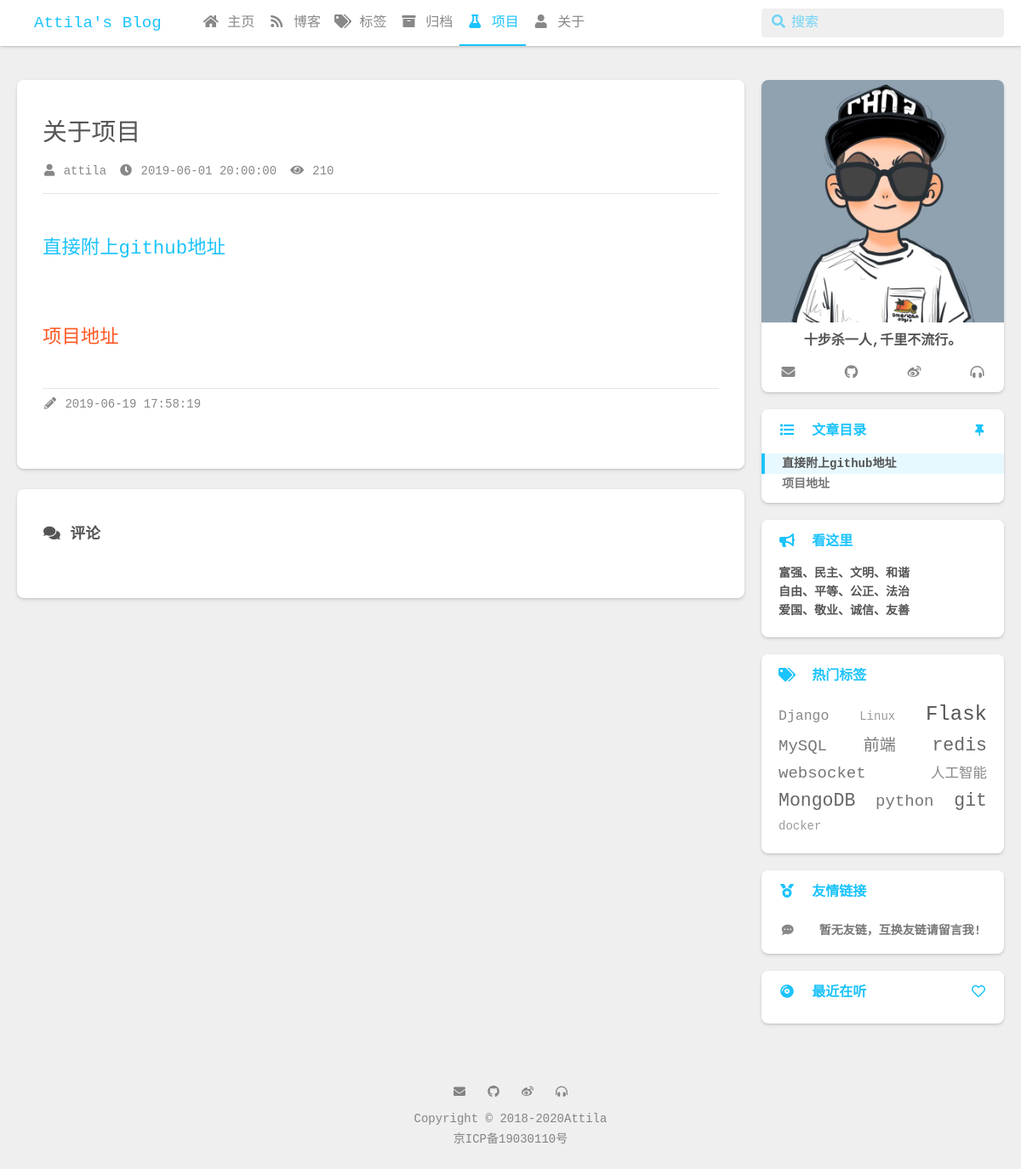
Page /blog/project/ on the committed database.
### blog/models.py (models this page shows, shortened)
class Post(models.Model):
    title = models.CharField(max_length=100, verbose_name=u'标题')
    body = MDTextField(verbose_name=u'正文')
    created_time = models.DateTimeField(verbose_name=u'创建时间')
    modified_time = models.DateTimeField(auto_now=True, verbose_name=u'更新时间')
    tags = models.ManyToManyField(Tag, blank=True, verbose_name=u'标签')
    author = models.ForeignKey(User, on_delete=models.CASCADE, verbose_name=u'作者')
    views = models.PositiveIntegerField(default=0, verbose_name=u'阅读数')
    is_top = models.BooleanField(default=False, verbose_name=u'顶置文章')
    is_show = models.BooleanField(default=True, verbose_name=u'发布状态')
    post_type = models.CharField(max_length=20,
                                 choices=(('post', u'博客文章'),
                                          ('about', u'关于页面'),
                                          ('project', u'我的项目'),
                                          ),
                                 default='post',
                                 verbose_name=u'类型'
                                 )
    def increase_views(self):
        self.views += 1
        self.save(update_fields=['views'])
    class Meta:
        ordering = ['-is_top', '-created_time']
        verbose_name = u'博客文章'
        verbose_name_plural = u'博客文章'

class Tag(models.Model):
    name = models.CharField(max_length=100, unique=True, verbose_name=u'标签')
    class Meta:
        verbose_name = u'标签'
        verbose_name_plural = u'标签'

### blog/views.py (the view)
# urls.py: path('project/', BlogViews.Project, name='Project'),
def Project(request):
    post = Post.objects.filter(post_type='project').first()
    if post:
        md = MD()
        post.body = md.convert(post.body)
        post.toc = md.toc
        post.increase_views() # 调用 increase_views 方法，统计访问量
        return render(request, 'blog/project.html', context={'post': post})
    else:
        return page_not_found(request)

### blog/templatetags/blog_tags.py (called while the page is built)
@register.simple_tag
def get_tags():
    tags_style = [
        "font-size:19px;color:#777",
        "font-size:14px;color:#999",
        "font-size:16.5px;color:#888",
        "font-size:24px;color:#555",
        "font-size:21.5px;color:#666"
    ]
    tags = Tag.objects.filter(post__is_show=True).annotate(num_posts=Count('post')).filter(num_posts__gt=0).order_by('-num_posts')[:20]
    return {'tags_style':tags_style, 'tags':tags}

@register.simple_tag
def get_links():
    return Links.objects.filter(is_show=True)

@register.simple_tag
def get_site_configs():
    return SITE_CONFIGS

### blog/views.py (called while the page is built)
def MD():
    return markdown.Markdown(extensions=[
        'markdown.extensions.extra',
        'markdown.extensions.codehilite',
        TocExtension(slugify=slugify),
    ])

### templates/blog/project.html (shortened to what this page needs)
{% extends 'blog/base.html' %}
{% load static %}
{% load blog_tags %}
{% get_site_configs as SITE_CONFIGS %}
{% block l_main %}
<div class="l_main">
    <article id="post" class="post white-box article-type-post" itemscope="" itemprop="blogPost">
        <section class="meta">
            <div class="meta" id="header-meta">
                <h1 class="title">{{ post.title }}</h1>
                <div class="new-meta-box">
                    <div class="new-meta-item author"><a href="/blog"><i class="fas fa-user" aria-hidden="true"></i> {{ post.author }}</a></div>
                    <div class="new-meta-item date"><a class="notlink"><i class="fas fa-clock" aria-hidden="true"></i> {{ post.created_time | date:'Y-m-d H:i:s' }}</a></div>
                    <div class="new-meta-item browse busuanzi"><a class="notlink"><i class="fas fa-eye" aria-hidden="true"></i> <span id="busuanzi_value_page_pv">{{ post.views }}</span></a></div>
                </div>
                <hr>
            </div>
        </section>
        <section class="article typo">
            <div class="article-entry" itemprop="articleBody">{{ post.body | safe }}</div>
            <section class="meta" id="footer-meta">
                <hr>
                <div class="new-meta-box">
                    <div class="new-meta-item date" itemprop="dateUpdated" datetime="2017-12-25T00:00:00+08:00">
                        <a class="notlink"><i class="fas fa-pencil-alt" aria-hidden="true"></i> {{ post.modified_time | date:'Y-m-d H:i:s' }}</a>
                    </div>
                </div>
            </section>
        </section>
    </article>
    <br>
    <article class="post white-box comments">
        <section class="article typo">
            <h4><i class="fas fa-comments fa-fw" aria-hidden="true"></i>&nbsp;评论</h4>
            <link rel="stylesheet" href="https://cdn.jsdelivr.net/npm/gitalk@1/dist/gitalk.css">
        </section>
    </article>
</div>
{% endblock %}

### templates/blog/header.html (shortened to what this page needs)
<header class="l_header pure">
    <div class="wrapper">
        <div class="nav-main container container--flex">
            <a class="logo flat-box waves-effect waves-block" href="{% url 'blog:Index' %}">{{ SITE_CONFIGS.Name }}'s Blog</a>
            <div class="menu">
                <ul class="h-list">
                    <li><a id="home" class="nav flat-box waves-effect waves-block" href="{% url 'home' %}"><i class="fas fa-home fa-fw"></i>&nbsp;主页</a></li>
                    <li><a id="blog" class="nav flat-box waves-effect waves-block" href="{% url 'blog:Index' %}"><i class="fas fa-rss fa-fw"></i>&nbsp;博客</a></li>
                    <li><a id="blogtags" class="nav flat-box waves-effect waves-block" href="{% url 'blog:Tags' %}"><i class="fas fa-tags fa-fw"></i>&nbsp;标签</a></li>
                    <li><a id="blogarchives" class="nav flat-box waves-effect waves-block" href="{% url 'blog:Archives' %}"><i class="fas fa-archive fa-fw"></i>&nbsp;归档</a></li>
                    <li><a id="blogproject" class="nav flat-box waves-effect waves-block" href="{% url 'blog:Project' %}"><i class="fas fa-flask fa-fw"></i>&nbsp;项目</a></li>
                    <li><a id="blogabout" class="nav flat-box waves-effect waves-block" href="{% url 'blog:About' %}"><i class="fas fa-user fa-fw"></i>&nbsp;关于</a></li>
                </ul>
            </div>
            <div class="m_search">
                <form name="searchform" class="form u-search-form">
                    <input type="text" class="input u-search-input" placeholder="搜索">
                    <span class="icon"><i class="fas fa-search fa-fw"></i></span>
                </form>
            </div>
        </div>
    </div>
</header>

### templates/blog/aside.html (shortened to what this page needs)
{% load static %}
{% load blog_tags %}
{% load blog_tags %}
{% get_site_configs as SITE_CONFIGS %}
<aside class="l_side">
    <section class="author">
        <div class="content pure">
            <div class="avatar"><img class="avatar" src="{% static 'images/avatar.png' %}"></div>
            <div class="text">
                <p><span id="jinrishici-sentence">十步杀一人,千里不流行。</span></p>
            </div>
            <div class="social-wrapper">
                <a href="mailto:{{ SITE_CONFIGS.Footer.Email }}" class="social flat-btn waves-effect waves-button" target="_blank" rel="external"><i class="social fas fa-envelope" aria-hidden="true"></i></a>
                <a href="{{ SITE_CONFIGS.Footer.GitHub }}" class="social flat-btn waves-effect waves-button" target="_blank" rel="external nofollow noopener noreferrer"><i class="social fab fa-github" aria-hidden="true"></i></a>
                <a href="{{ SITE_CONFIGS.Footer.Weibo }}" class="social flat-btn waves-effect waves-button" target="_blank" rel="external nofollow noopener noreferrer"><i class="social fab fa-weibo" aria-hidden="true"></i></a>
                <a href="{{ SITE_CONFIGS.Footer.Music }}" class="social flat-btn waves-effect waves-button" target="_blank" rel="external nofollow noopener noreferrer"><i class="social fas fa-headphones-alt" aria-hidden="true"></i></a>
            </div>
        </div>
    </section>
    {% if post.toc %}
    <section class="toc-wrapper">
        <header class="pure">
            <div><i class="fas fa-list fa-fw" aria-hidden="true"></i>&nbsp;&nbsp;文章目录</div>
            <div class="wrapper">
                <a class="s-toc rightBtn" rel="external nofollow noopener noreferrer" href="javascript:void(0)"><i class="fas fa-thumbtack fa-fw"></i></a>
            </div>
        </header>
        <div class="content pure">
            <ol class="toc">{{ post.toc | safe }}</ol>
        </div>
    </section>
    {% endif %}
    <section class="plain">
        <header class="pure">
            <div><i class="fas fa-bullhorn fa-fw" aria-hidden="true"></i>&nbsp;&nbsp;看这里</div>
        </header>
        <div class="content pure">
        <p> 富强、民主、文明、和谐</p>
        <p> 自由、平等、公正、法治</p>
        <p> 爱国、敬业、诚信、友善</p>
        </div>
    </section>
    <section class="tagcloud">
        <header class="pure"><div><i class="fas fa-tags fa-fw" aria-hidden="true"></i>&nbsp;&nbsp;热门标签</div></header>
        <div class="content pure">
            {% get_tags as tags_list %}
            {% for tag in tags_list.tags %}
            <a href="{% url 'blog:tags' tag.name %}" style="{{ tags_list.tags_style | random }}">{{ tag.name }}</a>
            {% empty %}
                <a></a>
            {% endfor %}
        </div>
    </section>
    <section class="list">
        <header class="pure"><div><i class="fas fa-medal fa-fw" aria-hidden="true"></i>&nbsp;&nbsp;友情链接</div></header>
        <div class="content pure">
            <ul class="entry">
                {% get_links as links %}
                {% for link in links %}
                <li><a class="flat-box waves-effect waves-block" title="{{ link.name }}" href="{{ link.url }}" target="_blank"><div class="name"><i class="fas fa-link fa-fw" aria-hidden="true"></i> &nbsp;&nbsp;{{ link.name }}</div></a></li>
                {% empty %}
                <li><a class="flat-box waves-effect waves-block" title="" href="{% url 'blog:About' %}"><div class="name"><i class="fas fa-comment-dots fa-fw" aria-hidden="true"></i> &nbsp;&nbsp;暂无友链，互换友链请留言我!</div></a></li>
                {% endfor %}
            </ul>
        </div>
    </section>
    {% if SITE_CONFIGS.Music.enable == 'true' %}
    <section class="music">
        <header class="pure">
            <div><i class="fas fa-compact-disc fa-fw" aria-hidden="true"></i>&nbsp;&nbsp;最近在听</div>
            <a class="rightBtn" target="_blank" rel="external nofollow noopener noreferrer" href="{{ SITE_CONFIGS.Music.home }}" title="{{ SITE_CONFIGS.Music.home }}"><i class="far fa-heart fa-fw"></i></a>
        </header>
        <div class="content pure">
            <link rel="stylesheet" href="https://cdn.jsdelivr.net/npm/aplayer@1.7.0/dist/APlayer.min.css">
        </div>
    </section>
    {% endif %}
</aside>

### rows in the picture
Post: title "关于项目", author "attila", created_time "2019-06-01 20:00:00", views "210", body "直接附上github地址 项目地址", modified_time "2019-06-19 17:58:19", toc "直接附上github地址 项目地址"
Tag: name "Django"
Tag: name "Linux"
Tag: name "Flask"
Tag: name "MySQL"
Tag: name "前端"
Tag: name "redis"
Tag: name "websocket"
Tag: name "人工智能"
Tag: name "MongoDB"
Tag: name "python"
Tag: name "git"
Tag: name "docker"

### other values in the picture
{{ SITE_CONFIGS.Name }} "Attila"
{{ SITE_CONFIGS.Footer.Beian }} "京ICP备19030110号"
